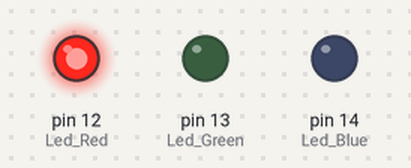
The sketch below on a simulated Arduino Uno, built with avr-gcc and run on an emulated ATmega328P. On the bench: output pins drawn as LEDs (lit = HIGH).

Above: at 1.5 s.
At 4.5 s:
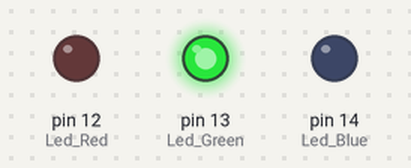
At 7.5 s:
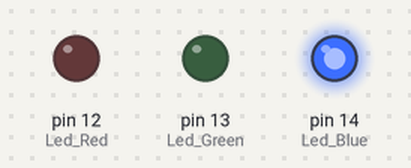
Timing chart, 0 to 11.7 s (numbered marks = the images above):
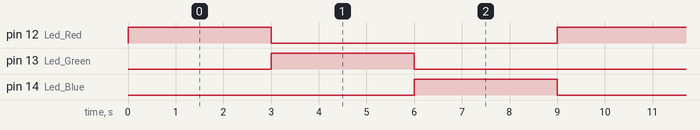

The sketch:

test_LED_KY-016_V2.ino
```cpp
// LED_KY-016 3-color LED


int Led_Red = 12;
int Led_Green = 13;
int Led_Blue = 14;

void setup ()
{
  // Output pin initialization for the LEDs
  pinMode (Led_Red, OUTPUT);
  pinMode (Led_Green, OUTPUT);
  pinMode (Led_Blue, OUTPUT);
}

void loop () //main program loop
{
  digitalWrite (Led_Red, HIGH); // LED will be switched ON
  digitalWrite (Led_Green, LOW); // LED will be switched OFF
  digitalWrite (Led_Blue, LOW); // LED will be switched OFF
  delay (3000); // Waitmode for 3 seconds

  digitalWrite (Led_Red, LOW); // LED will be switched OFF
  digitalWrite (Led_Green, HIGH); // LED wwill be switched ON
  digitalWrite (Led_Blue, LOW); // LED will be switched OFF
  delay (3000); // Waitmode for another 3 seconds in which the LEDs will be shifted.

  digitalWrite (Led_Red, LOW); // LED will be switched OFF
  digitalWrite (Led_Green, LOW); // LED will be switched OFF
  digitalWrite (Led_Blue, HIGH); // LED will be switched ON
  delay (3000); // Waitmode for another 3 seconds in which the LEDs will be shifted.
}
```

Measured:
- by itself, pin 12 (Led_Red), pin 13 (Led_Green), pin 14 (Led_Blue): alternates HIGH for 3.0 s and LOW for 6.0 s
- by itself, everything shown: repeats every 9.0 s, in 3 steps
